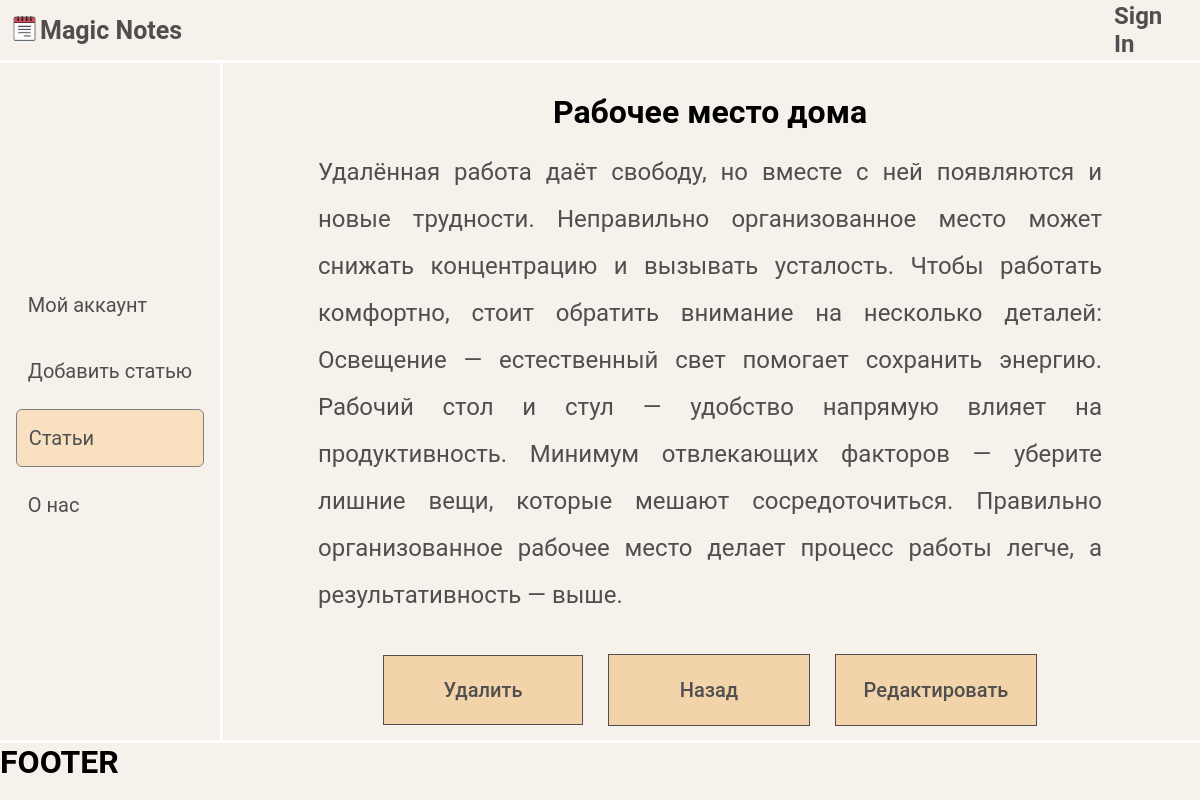
The app's page /notes/16/ with its own data.
### Main/models.py (models this page shows, shortened)
class Notes(models.Model):
    title = models.CharField('Заголовок', max_length=50)
    anons = models.CharField('Анонс', max_length=100)
    text = models.TextField('Текст', max_length=2000)
    date = models.DateField('Дата')
    owner = models.ForeignKey(User, on_delete=models.CASCADE, null=True)
    class Meta:
        verbose_name = 'Заметка'
        verbose_name_plural = 'Заметки'

### Main/views.py (the view, shortened to what this page needs)
# urls.py: path('notes/<int:number>/', views.note),
def note(request, number):
    note = get_object_or_404(Notes, id=number)
    data = {'note' : note,
            'id': number}
    return render(request, f'Main/page.html', data)

### Main/templates/Main/page.html (shortened to what this page needs)
{% extends 'Main/layout.html' %}
{% load static %}
{% block content %}
    <div class="note_container">
        <div class="text_block">
            <h1 style="text-align: center; margin-bottom: 2%;">{{ note.title }}</h1>
            <span>{{ note.text }}</span>
        </div>
        <div class="button_block">
            <form method="post" class="button_form">
                <button class="crud_button" type="submit" name="delete">Удалить</button>
                <a href="{% url 'home'%}" class="crud_button">Назад</a>
                <a href="{% url 'edit' note.id %}" class="crud_button">Редактировать</a>
            </form>
        </div>
    </div>
{% endblock %}
{% block footer %}
    <footer>
        <h1 id="pc">FOOTER</h1>
    </footer>
{% endblock %}

### Main/static/Main/css/style.css (style rules this page uses)
* { font-family: 'Roboto'; margin: 0; padding: 0; }
h1,h2,h3,h4,h5,h6 { margin: 0; padding: 0; color: #626262; }
h1,h2,h3,h4,h5,h6,a:hover { color: black; }
p, a, span { color: #4f4f4f }
html, body { height: 100vh; overflow: hidden; }
#pc { display: block; }
body { background-color: rgb(246, 241, 235); }
.main_page > * { width: 100%; height: 100%; }
footer { grid-column: 1/3; grid-row: 3; z-index: 10; border-top: white solid 3px; }
a { text-decoration: none; }
.note_container { overflow-y: scroll; max-width: 100%; grid-column: 2; grid-row: 2; display: grid; grid-template-columns: 1fr; grid-template-rows: 1fr 100px; justify-items: center; align-items: center; }
.crud_button { background: rgb(243, 211, 169); display: flex; width: 200px; height: 70px; font-size: 20px; text-align: center; justify-content: center; align-items: center; cursor: pointer; color: #4f4f4f; font-weight: 500; border: #4f4f4f 1px solid; }
.button_block { margin: 3% 0 3% 0; display: flex; flex-direction: row; width: 80%; justify-content: space-between; gap: 20px; grid-column: 1; grid-row: 2; }
.button_form { display: flex; justify-content: center; align-items: center; width: 100%; gap: 25px; }
.text_block { grid-column: 1; grid-row: 1; overflow-wrap: break-word; white-space: normal; display: block; text-align: justify; padding: 1% 10% 0 10%; line-height: 45px; }
.text_block span { font-size: 24px; }

### records on screen
Notes: title "Рабочее место дома", text "Удалённая работа даёт свободу, но вместе с ней появляются и новые трудности. Неправильно организованное место может снижать концентрацию и вызывать усталость. Чтобы работать комфортно, стоит обратить внимание на несколько деталей: Освещение — естественный свет помогает сохранить энергию. Рабочий стол и стул — удобство напрямую влияет на продуктивность. Минимум отвлекающих факторов — уберите лишние вещи, которые мешают сосредоточиться. Правильно организованное рабочее место делает процесс работы легче, а результативность — выше."
